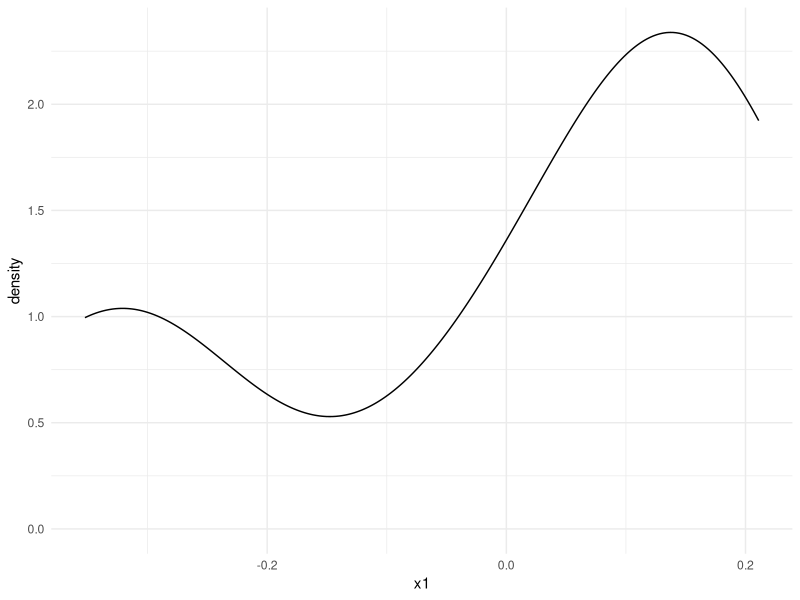
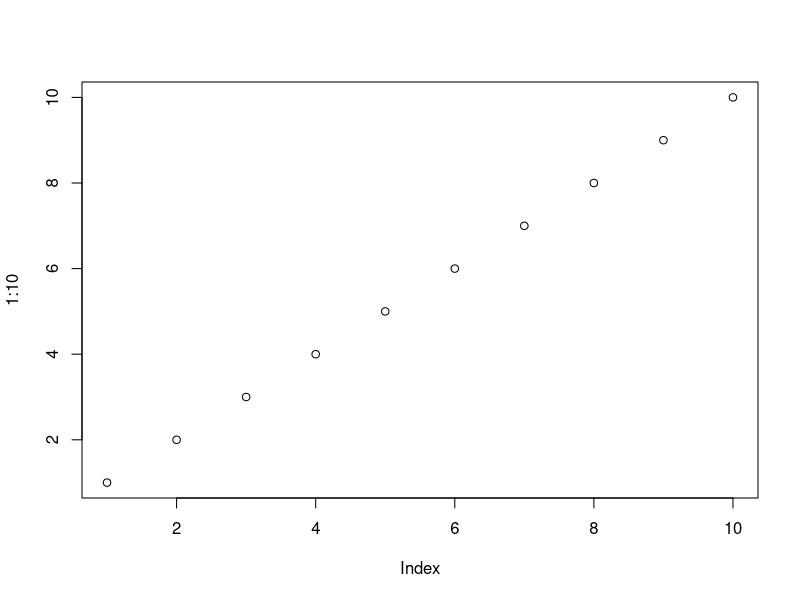
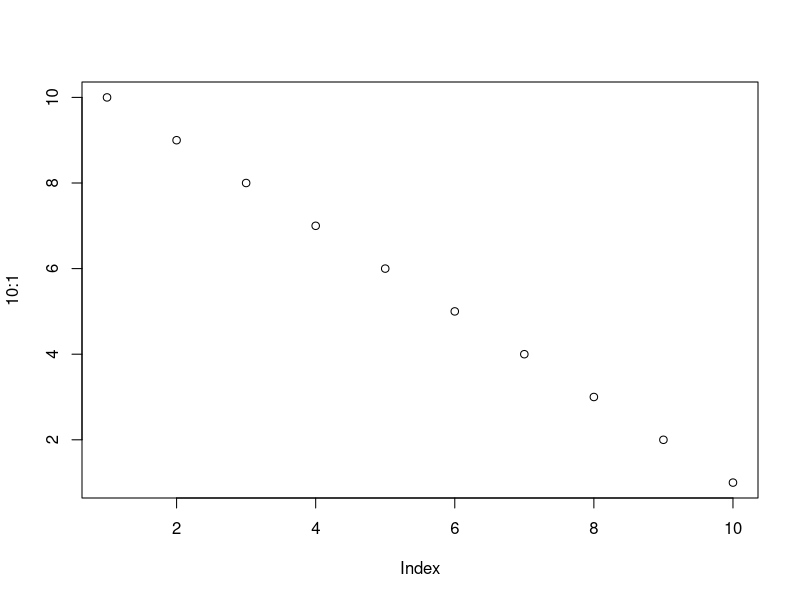

The R script that drew these images, in order:
## ---- chunk 1
library(tibble)
library(ggplot2)
library(dplyr)
#library(googlesheets)
library(readr)

options(pillar.sigfig = 10)

ncd <- function(x, y, compressor="gzip") {
  cxy <- as.numeric(object.size(memCompress(c(x, y), type=compressor)))
  cx <- as.numeric(object.size(memCompress(x, type=compressor)))
  cy <- as.numeric(object.size(memCompress(y, type=compressor)))
  ( cxy - min(cx, cy) ) / max(cx, cy)
}
## ---- chunk 2
x <- read_csv("homework-code.csv")
## ---- chunk 3
# Users with no submission:
x$user[is.na(x$code)]

dists <- matrix(NA, nrow(x), nrow(x))

for (i in 1:nrow(x)) {
  for (j in 1:nrow(x)) {
    dists[i, j] <- ncd(x$code[i], x$code[j])
  }
}
rownames(dists) <- colnames(dists) <- x$user
dists <- as.dist(dists)

mds <- cmdscale(dists, k=1) 

out <- tibble(user = rownames(mds), x1 = mds[,1]) %>% arrange(x1)

ggplot(out, aes(x = x1)) + geom_density() + theme_minimal()
## ---- chunk 4
plot(1:10)
plot(10:1)
## ---- chunk 5
knitr::kable(head(mtcars, 10))
